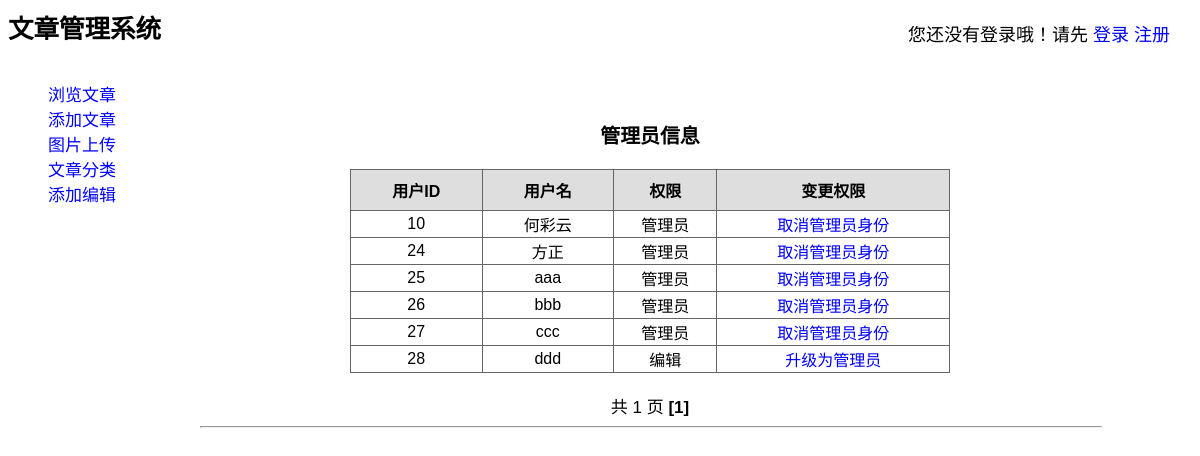
The app's page /addAdmin.php with its own data.
### tables this page shows
CREATE TABLE `user` (
  `user_id` int(11) NOT NULL,
  `user_name` varchar(100) NOT NULL,
  `password` varchar(100) NOT NULL,
  `phone` varchar(100) DEFAULT NULL,
  `address` varchar(255) DEFAULT NULL,
  `role_type` int(11) DEFAULT '0'
);

CREATE TABLE `roles` (
  `id` int(10) UNSIGNED NOT NULL,
  `role_type` int(10) NOT NULL,
  `role_name` varchar(30) NOT NULL
);

### model/base_model.class.php (called while the page is built, shortened)
<?php
class Base_Model
{
    public $host_name = HOST;
    public $user_name = USER;
    public $password = PASS;
    public $db_name = DB_NAME;
    public $conn;
    function __construct()
    {
        $config = mysqli_connect($this->host_name, $this->user_name, $this->password);
        $this->conn = $config;
        $res = mysqli_select_db($config, $this->db_name);
    }
    function fetch_all($sql)
    {
        $result = mysqli_query($this->conn, $sql);
        $data = array();
        if ($result && mysqli_num_rows($result) > 0) {
            while ($row = mysqli_fetch_assoc($result)) {
                $data[] = $row;
            }
        }
        return $data;
    }
}

### model/user_model.class.php (called while the page is built, shortened)
<?php
class User_Model extends Base_Model
{
    function get_all_user_info()
    {
        $sql = "SELECT * FROM user WHERE role_type<=2";
        $user_info = $this->fetch_all($sql);
        return $user_info;
    }
    function get_limit_user_info($set1, $set2, $key)
    {
        $news_info = $this->fetch_all("select * from user where role_type<=$key limit $set1,$set2");
        return $news_info;
    }
    function get_role_name($role_type)
    {
        $role_type = mysqli_real_escape_string($this->conn, $role_type);
        $sql = "select role_name from roles where role_type=$role_type";
        $result = mysqli_query($this->conn, $sql);
        $role_name = mysqli_fetch_array($result);
        return $role_name['role_name'];
    }
}

### addAdmin.php (the view, shortened to what this page needs)
<html>
<head>
    <link href="./static/css/style.css" rel="stylesheet" type="text/css">
</head>
<body>
<div>
    <h2>文章管理系统</h2>
    <div class="login">
        <?php
        require './helpers/global_helper.php';
        require './model/base_model.class.php';
        require './model/user_model.class.php';
        ?>
    </div>
    <div class="menu">
        <?php
                echo "<ul><li><a href='index.php'>浏览文章</a></li>
                        <li><a href='addArticle.php'>添加文章</a></li>
                        <li><a href='uploadImage.php'>图片上传</a></li>
                        <li><a href='addTag.php'>文章分类</a></li>
                        <li><a href='addEditor.php'>添加编辑</a></li>
                        </ul>";
        ?>
    </div>
    <div class="content">
        <h3 align="center">管理员信息</h3>
        <?php
        $user_model = new User_Model();
        $row1 = $user_model->get_all_user_info();
        $page = isset($_GET['page']) ? intval($_GET['page']) : 1;
        $page_size = 10;
        $page_num = ceil(count($row1) / $page_size);
        $offset = ($page - 1) * $page_size;
        $row = $user_model->get_limit_user_info($offset, $page_size,2);
        ?>
        <table align="center" width="600">
            <tr>
                <th>用户ID</th>
                <th>用户名</th>
                <th>权限</th>
                <th>变更权限</th>
            </tr>
            <?php
            for ($i = 0; $i < count($row); $i++) {
                $role_name = $user_model->get_role_name($row[$i]['role_type']);
                echo "<tr>";
                echo "<td align='center'>{$row[$i]['user_id']}</td>";
                echo "<td align='center'>{$row[$i]['user_name']}</td>";
                echo "<td align='center'>$role_name</td>";
                echo "<td align='center'>";
                if($row[$i]['role_type']<=ED){
                    echo "<a href='javascript:upChange({$row[$i]['user_id']})'>升级为管理员</a>";
                }else if($row[$i]['role_type']==AD){
                    echo "<a href='javascript:downChange({$row[$i]['user_id']})'>取消管理员身份</a>";
                }
                echo "</td>";
                echo "</tr>";
            }
            ?>
        </table>
        <?php
        echo "<br/>";
        echo "<div align='center'>共 " . $page_num . " 页 ";
        for ($j = 1; $j <= $page_num; $j++) {
            $show = ($j != $page) ? "<a href='addAdmin.php?page=" . $j . "'>[$j]</a>" : "<b>[$j]</b>";
            echo $show . "   ";
        }
        ?>
        <br/>
        <hr width="100%"/>
    </div>
</body>
</html>

### static/css/style.css (style rules this page uses)
a:link { color:blue; text-decoration:none }
.login { font-size: 18px; position: absolute; right: 30px; top: 20px; }
.menu { float: left; width: 150px; height: 500px; }
.content { position: absolute; left: 200px; top: 100px; right: 40px; height: 600px; width: 900px }
body { font-family: Arial, Helvetica, sans-serif; font-size: 17px; }
table { border-collapse:collapse; *border-collapse: collapse; border-spacing: 0; }
table td { border: 1px solid #666666; background-color: #ffffff; }
table th { padding: 8px; border: 1px solid #666666; background-color: #dedede; }
ul { list-style: none;color: #003F76;line-height: 25px; }

### records on screen
user: user_id "10", user_name "何彩云", role_type.role_name "管理员"
user: user_id "24", user_name "方正", role_type.role_name "管理员"
user: user_id "25", user_name "aaa", role_type.role_name "管理员"
user: user_id "26", user_name "bbb", role_type.role_name "管理员"
user: user_id "27", user_name "ccc", role_type.role_name "管理员"
user: user_id "28", user_name "ddd", role_type.role_name "编辑"

### other values on screen
$page_num "1"
